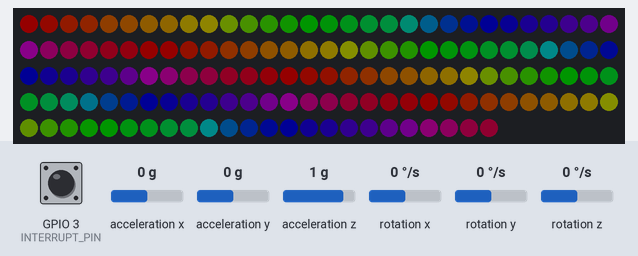
A sketch run on a simulated ESP8266 (NodeMCU). Parts: 144 RGB LEDs in strip order, left to right, continuing on the next row. The test bench sets the inputs (shaded band); at power-on: acceleration y 0 g, acceleration x 0 g, acceleration z 1 g, rotation z 0 °/s, GPIO 3 (INTERRUPT_PIN) LOW, rotation x 0 °/s, rotation y 0 °/s. Dim RGB values are drawn brighter than linear; the sensor or clock chip raises its interrupt line as the real part does; random numbers use the default seed unless the sketch sets one; what the sketch prints to the serial monitor is not drawn.

Above: at 2.6 s.
2.7 s: acceleration y set to -1.4 g
At 3.5 s:
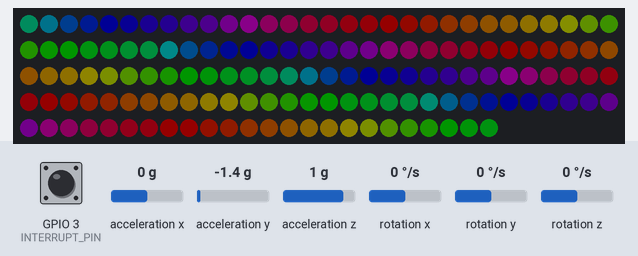
4.3 s: acceleration x set to -1.4 g
At 5.5 s:
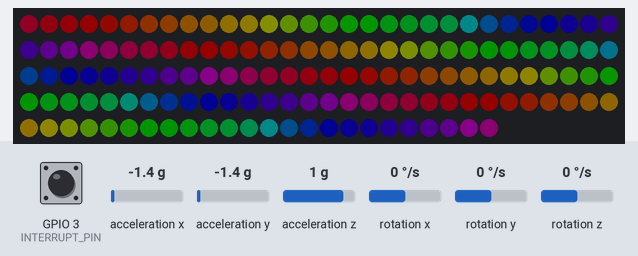
7.3 s: acceleration z set to -1.4 g
At 8.7 s:
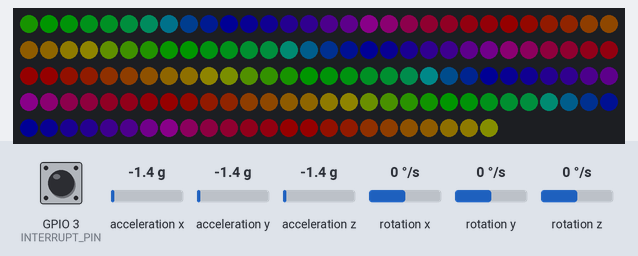
10.3 s: rotation z set to -192 °/s
At 10.87 s:
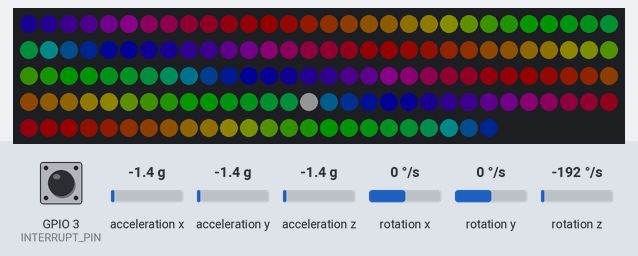
Timing chart, 0 to 12.9 s (numbered marks = the images above; inputs shaded):
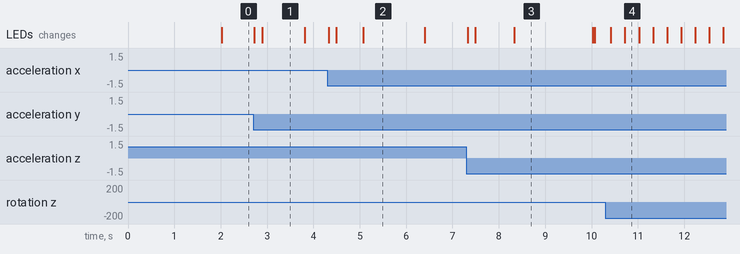

Measured:
- after the input at 2.7 s, the LEDs: first change at once (image 1 shows a later state)

The sketch:

trinket_motion_leds.ino
```cpp
#define FASTLED_INTERRUPT_RETRY_COUNT 3
#define FASTLED_ALLOW_INTERRUPTS 0

#include "LinearPredictor.h"
//#include "NBLogo.h"

#include <FastLED.h>

//#define LED_PIN  13 // (Arduino is 13, Teensy is 11, Teensy++ is 6)
#define DATA_PIN 12
#define CLK_PIN  13
#define LED_TYPE    APA102
#define COLOR_ORDER RGB
#define NUM_LEDS    144
#define BRIGHTNESS 20
CRGB leds[NUM_LEDS];

#define ARRAY_SIZE(A) (sizeof(A) / sizeof((A)[0]))


LinearPredictor yaw, pitch, roll;

// I2Cdev and MPU6050 must be installed as libraries, or else the .cpp/.h files
// for both classes must be in the include path of your project
#include "I2Cdev.h"
#include "MPU6050_6Axis_MotionApps20.h"
#if I2CDEV_IMPLEMENTATION == I2CDEV_ARDUINO_WIRE
    #include "Wire.h"
#endif

// class default I2C address is 0x68
// specific I2C addresses may be passed as a parameter here
// AD0 low = 0x68 (default for SparkFun breakout and InvenSense evaluation board)
// AD0 high = 0x69
MPU6050 mpu(0x68);
//MPU6050 mpu(0x69); // <-- use for AD0 high

/* =========================================================================
   NOTE: In addition to connection 5/3.3v, GND, SDA, and SCL, this sketch
   depends on the MPU-6050's INT pin being connected to the ESP8266 GPIO15
   pin.
 * ========================================================================= */

// MPU control/status vars
bool dmpReady = false;  // set true if DMP init was successful
uint8_t mpuIntStatus;   // holds actual interrupt status byte from MPU
uint8_t devStatus;      // return status after each device operation (0 = success, !0 = error)
uint16_t packetSize;    // expected DMP packet size (default is 42 bytes)
uint16_t fifoCount;     // count of all bytes currently in FIFO
uint8_t fifoBuffer[64]; // FIFO storage buffer

// orientation/motion vars
Quaternion qu;           // [w, x, y, z]         quaternion container
VectorFloat gravity;    // [x, y, z]            gravity vector

float ypr[3];           // [yaw, pitch, roll]   yaw/pitch/roll container and gravity vector
unsigned long currentTime;

#define INTERRUPT_PIN 3

// ================================================================
// ===               INTERRUPT DETECTION ROUTINE                ===
// ================================================================

volatile bool mpuInterrupt = false;     // indicates whether MPU interrupt pin has gone high
void dmpDataReady(void) {
    mpuInterrupt = true;
}

void led_setup()
{
  FastLED.addLeds<LED_TYPE,DATA_PIN,CLK_PIN,COLOR_ORDER>(leds, NUM_LEDS).setCorrection(TypicalLEDStrip);
  FastLED.setBrightness(BRIGHTNESS);
}

void mpu_setup()
{
  // join I2C bus (I2Cdev library doesn't do this automatically)
#if I2CDEV_IMPLEMENTATION == I2CDEV_ARDUINO_WIRE
  Wire.begin();
  Wire.setClock(400000); // 400kHz I2C clock. Comment this line if having compilation difficulties
#elif I2CDEV_IMPLEMENTATION == I2CDEV_BUILTIN_FASTWIRE
  Fastwire::setup(400, true);
#endif

  // initialize device
  Serial.println(F("Initializing I2C devices..."));
  mpu.initialize();
  pinMode(INTERRUPT_PIN, INPUT);

  // verify connection
  Serial.println(F("Testing device connections..."));
  Serial.println(mpu.testConnection() ? F("MPU6050 connection successful") : F("MPU6050 connection failed"));

  // load and configure the DMP
  Serial.println(F("Initializing DMP..."));
  devStatus = mpu.dmpInitialize();

  // supply your own gyro offsets here, scaled for min sensitivity
  mpu.setXGyroOffset(220);
  mpu.setYGyroOffset(76);
  mpu.setZGyroOffset(-85);
  mpu.setZAccelOffset(1788); // 1688 factory default for my test chip

  // make sure it worked (returns 0 if so)
  if (devStatus == 0) {
    // turn on the DMP, now that it's ready
    Serial.println(F("Enabling DMP..."));
    mpu.setDMPEnabled(true);

    // enable Arduino interrupt detection
    Serial.println(F("Enabling interrupt detection (Arduino external interrupt 0)..."));
    attachInterrupt(digitalPinToInterrupt(INTERRUPT_PIN), dmpDataReady, RISING);
    mpuIntStatus = mpu.getIntStatus();

    // set our DMP Ready flag so the main loop() function knows it's okay to use it
    Serial.println(F("DMP ready! Waiting for first interrupt..."));
    dmpReady = true;

    // get expected DMP packet size for later comparison
    packetSize = mpu.dmpGetFIFOPacketSize();
  } else {
    // ERROR!
    // 1 = initial memory load failed
    // 2 = DMP configuration updates failed
    // (if it's going to break, usually the code will be 1)
    Serial.print(F("DMP Initialization failed (code "));
    Serial.print(devStatus);
    Serial.println(F(")"));
  }
}

void setup(void)
{
  Serial.begin(115200);
  mpu_setup();
  led_setup();
}

uint8_t gCurrentPatternNumber = 0; // Index number of which pattern is current
uint8_t gHue = 100; // rotating "base color" used by many of the patterns


void rainbow()
{
  // FastLED's built-in rainbow generator
  fill_rainbow( leds, NUM_LEDS, gHue, 7);
}

void solid()
{
  fill_solid(leds, NUM_LEDS, CHSV(gHue, 255, 100));
}

void rainbowWithGlitter()
{
  // built-in FastLED rainbow, plus some random sparkly glitter
  rainbow();
  addGlitter(80);
}

void addGlitter( fract8 chanceOfGlitter)
{
  if( random8() < chanceOfGlitter) {
    leds[ random16(NUM_LEDS) ] += CRGB::White;
  }
}

typedef void (*SimplePatternList[])();
SimplePatternList gPatterns = { rainbow, rainbowWithGlitter };

void nextPattern()
{
  // add one to the current pattern number, and wrap around at the end
  gCurrentPatternNumber = (gCurrentPatternNumber + 1) % ARRAY_SIZE( gPatterns);
}

void led_loop() {
  currentTime = millis();
  gPatterns[gCurrentPatternNumber]();
  if (currentTime > 2000) {
      FastLED.show();
  }
  if (roll.finishedTraining() && yaw.finishedTraining() && pitch.finishedTraining()) {
      float predictedRoll = roll.predict(currentTime);
      float predictedYaw = yaw.predict(currentTime);

      gHue = int((predictedYaw + predictedRoll / 2) * 255) % 255;
  } else {
    gHue = (gHue + 1) % 255;  // backup incase mpu fails
  }

  EVERY_N_SECONDS( 10 ) {
      nextPattern();
  }
}

void mpu_loop()
{
  // if programming failed, don't try to do anything
  if (!dmpReady) return;

  // wait for MPU interrupt or extra packet(s) available
  if (!mpuInterrupt && fifoCount < packetSize) {
    yield();
  };

  // reset interrupt flag and get INT_STATUS byte
  mpuInterrupt = false;
  mpuIntStatus = mpu.getIntStatus();

  // get current FIFO count
  fifoCount = mpu.getFIFOCount();

  // check for overflow (this should never happen unless our code is too inefficient)
  if ((mpuIntStatus & 0x10) || fifoCount == 1024) {
    // reset so we can continue cleanly
    mpu.resetFIFO();
    Serial.println(F("FIFO overflow!"));

    // otherwise, check for DMP data ready interrupt (this should happen frequently)
  } else if (mpuIntStatus & 0x02) {
    // wait for correct available data length, should be a VERY short wait
    while (fifoCount < packetSize) fifoCount = mpu.getFIFOCount();

    // read a packet from FIFO
    mpu.getFIFOBytes(fifoBuffer, packetSize);

    // track FIFO count here in case there is > 1 packet available
    // (this lets us immediately read more without waiting for an interrupt)
    fifoCount -= packetSize;

    // display quaternion values in easy matrix form: w x y z
    mpu.dmpGetQuaternion(&qu, fifoBuffer);
    mpu.dmpGetGravity(&gravity, &qu);
    mpu.dmpGetYawPitchRoll(ypr, &qu, &gravity);

    currentTime = millis();
    yaw.observe(currentTime, ypr[0]);
    pitch.observe(currentTime, ypr[1]);
    roll.observe(currentTime, ypr[2]);
  }
}


void loop(void)
{
  EVERY_N_MILLISECONDS(5) {led_loop();}
  mpu_loop();
}


/* ============================================
I2Cdev device library code is placed under the MIT license
Copyright (c) 2012 Jeff Rowberg

Permission is hereby granted, free of charge, to any person obtaining a copy
of this software and associated documentation files (the "Software"), to deal
in the Software without restriction, including without limitation the rights
to use, copy, modify, merge, publish, distribute, sublicense, and/or sell
copies of the Software, and to permit persons to whom the Software is
furnished to do so, subject to the following conditions:

The above copyright notice and this permission notice shall be included in
all copies or substantial portions of the Software.

THE SOFTWARE IS PROVIDED "AS IS", WITHOUT WARRANTY OF ANY KIND, EXPRESS OR
IMPLIED, INCLUDING BUT NOT LIMITED TO THE WARRANTIES OF MERCHANTABILITY,
FITNESS FOR A PARTICULAR PURPOSE AND NONINFRINGEMENT. IN NO EVENT SHALL THE
AUTHORS OR COPYRIGHT HOLDERS BE LIABLE FOR ANY CLAIM, DAMAGES OR OTHER
LIABILITY, WHETHER IN AN ACTION OF CONTRACT, TORT OR OTHERWISE, ARISING FROM,
OUT OF OR IN CONNECTION WITH THE SOFTWARE OR THE USE OR OTHER DEALINGS IN
THE SOFTWARE.
===============================================
*/

/* This driver reads quaternion data from the MPU6060 and sends
   Open Sound Control messages.

  GY-521  NodeMCU
  MPU6050 devkit 1.0
  board   Lolin         Description
  ======= ==========    ====================================================
  VCC     VU (5V USB)   Not available on all boards so use 3.3V if needed.
  GND     G             Ground
  SCL     D1 (GPIO05)   I2C clock
  SDA     D2 (GPIO04)   I2C data
  XDA     not connected
  XCL     not connected
  AD0     not connected
  INT     D8 (GPIO15)   Interrupt pin

*/
```

LinearPredictor.cpp
```cpp
#include "LinearPredictor.h"

LinearPredictor::LinearPredictor(void) {
    for (int i = 0; i < BUFFER_SIZE; i++) {
        bufferTime[i] = DEFAULT_TIME;
    }
    for (int i = 0; i < BUFFER_SIZE; i++) {
        bufferValue[i] = DEFAULT_VALUE;
    }
}

bool LinearPredictor::finishedTraining(void) {
    return observationCount >= bufferSize;
}

void LinearPredictor::observe(float time, float value) {
    float earliestTime = bufferTime[observationCount % bufferSize];
    float earliestValue = bufferValue[observationCount % bufferSize];
    sumX += time;
    sumX -= earliestTime;
    sumX2 += time * time;
    sumX2 -= earliestTime * earliestTime;
    sumY += value;
    sumY -= earliestValue;
    sumY2 += value * value;
    sumY2 -= earliestValue * earliestValue;
    sumXY += time * value;
    sumXY -= earliestTime * earliestValue;
    bufferTime[observationCount % bufferSize] = time;
    bufferValue[observationCount % bufferSize] = value;
    observationCount += 1;
}

float LinearPredictor::predict(float time) {
    // m = velocity
    // x = time
    // b =
    // y = m * x + b
    float m;
    float mNum = (sumXY / bufferSize - sumX * sumY / bufferSize);
    float mDenom = (sumY / bufferSize - sumX * sumX / bufferSize);
    // handle edge cases that trigger nan/inf values
    if (mNum == 0) {
        m = 0;
    } else if (mDenom == 0) {
        m = 10e25;
    } else {
        m = mNum / mDenom;
    }

    float b = sumY / bufferSize - (m * sumX / bufferSize);
    return m * time + b;
}

#ifdef COMPILE_UNIT_TESTS
#include <iostream>     // std::cout
#include <cmath>        // std::abs

int testPredictor(void) {
    LinearPredictor predictor;
    for (int i; i < 50; i++) {
        predictor.observe(i, i);
    }

    if (predictor.observationCount != 50) {
        std::cout << "\nfailed: testPredictor\n";
        std::cout << predictor.observationCount;
        std::cout << "\n  - observationCount not incrementing\n";
        return 1;
    }

    if (!predictor.finishedTraining()) {
        std::cout << "\nfailed: testPredictor\n";
        std::cout << "  - did not finish training\n";
        return 1;
    }
    unsigned long time = 100;
    float prediction = predictor.predict(time);
    int diff = std::abs(prediction - time);
    if (diff > time * 0.05) {
        std::cout << "\nfailed: testPredictor\n";
        std::cout << "  - prediction too innacurate\n";
        std::cout << "  expected:\n";
        std::cout << time;
        std::cout << "\n  got:\n";
        std::cout << prediction;
        return 1;
    }
    std::cout << "\npassed: testPredictor\n";
    return 0;
}

int testPredictorEmpty(void) {
    LinearPredictor predictor;
    if (predictor.predict(1) != 1) {
        std::cout << "\nfailed: testPredictorEmpty\n";
        std::cout << predictor.predict(1);
        return 1;
    }
    std::cout << "\npassed: testPredictorEmpty\n";
    return 0;
}

int main() {
    return testPredictor() + testPredictorEmpty();
};
#endif
```

LinearPredictor.h
```cpp
#define BUFFER_SIZE 20
#define DEFAULT_TIME 1
#define DEFAULT_VALUE 1

class LinearPredictor {
public:
    LinearPredictor(void);
    bool finishedTraining(void);
    void observe(float time, float value);
    float predict(float time);
    static const int bufferSize = BUFFER_SIZE;
    int observationCount = 0;
    float bufferTime[BUFFER_SIZE] = { 0 };
    float bufferValue[BUFFER_SIZE] = { 0 };
    float sumX = DEFAULT_TIME * BUFFER_SIZE;
    float sumX2 = DEFAULT_TIME * DEFAULT_TIME * BUFFER_SIZE;
    float sumY = DEFAULT_VALUE * BUFFER_SIZE;
    float sumY2 = DEFAULT_VALUE * DEFAULT_VALUE * BUFFER_SIZE;
    float sumXY = DEFAULT_VALUE * DEFAULT_TIME * BUFFER_SIZE;
};
```

test.cpp
```cpp
//
// Created by Jacob Powers on 5/20/18.
//

#include "test.h"
```

test.h
```cpp
//
// Created by Jacob Powers on 5/20/18.
//

#ifndef POV_TEST_H
#define POV_TEST_H


class test {

};


#endif //POV_TEST_H
```
